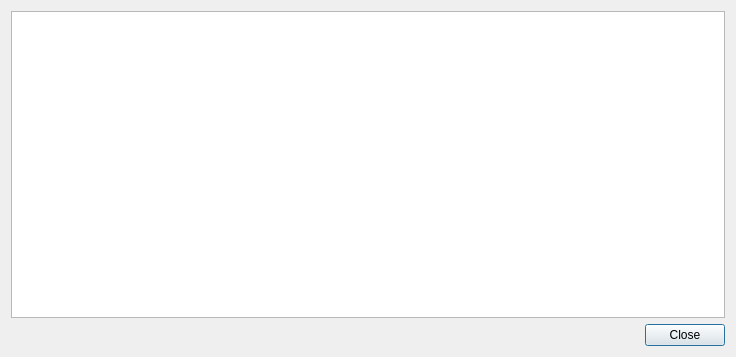
<?xml version="1.0" encoding="UTF-8"?>
<ui version="4.0">
  <class>TransactionDetailsDialog</class>
  <widget class="QDialog" name="TransactionDetailsDialog">
    <property name="geometry">
      <rect>
        <x>0</x>
        <y>0</y>
        <width>736</width>
        <height>357</height>
      </rect>
    </property>
    <property name="windowTitle">
      <string>Transaction details</string>
    </property>
    <layout class="QVBoxLayout" name="verticalLayout">
      <item>
        <widget class="QTextBrowser" name="m_detailsBrowser"/>
      </item>
      <item>
        <layout class="QHBoxLayout" name="horizontalLayout">
          <item>
            <spacer name="horizontalSpacer">
              <property name="orientation">
                <enum>Qt::Horizontal</enum>
              </property>
              <property name="sizeHint" stdset="0">
                <size>
                  <width>40</width>
                  <height>20</height>
                </size>
              </property>
            </spacer>
          </item>
          <item>
            <widget class="QPushButton" name="m_closeButton">
              <property name="text">
                <string>Close</string>
              </property>
            </widget>
          </item>
        </layout>
      </item>
    </layout>
  </widget>
  <resources/>
  <connections>
    <connection>
      <sender>m_closeButton</sender>
      <signal>clicked()</signal>
      <receiver>TransactionDetailsDialog</receiver>
      <slot>accept()</slot>
      <hints>
        <hint type="sourcelabel">
          <x>619</x>
          <y>331</y>
        </hint>
        <hint type="destinationlabel">
          <x>335</x>
          <y>178</y>
        </hint>
      </hints>
    </connection>
  </connections>
</ui>
